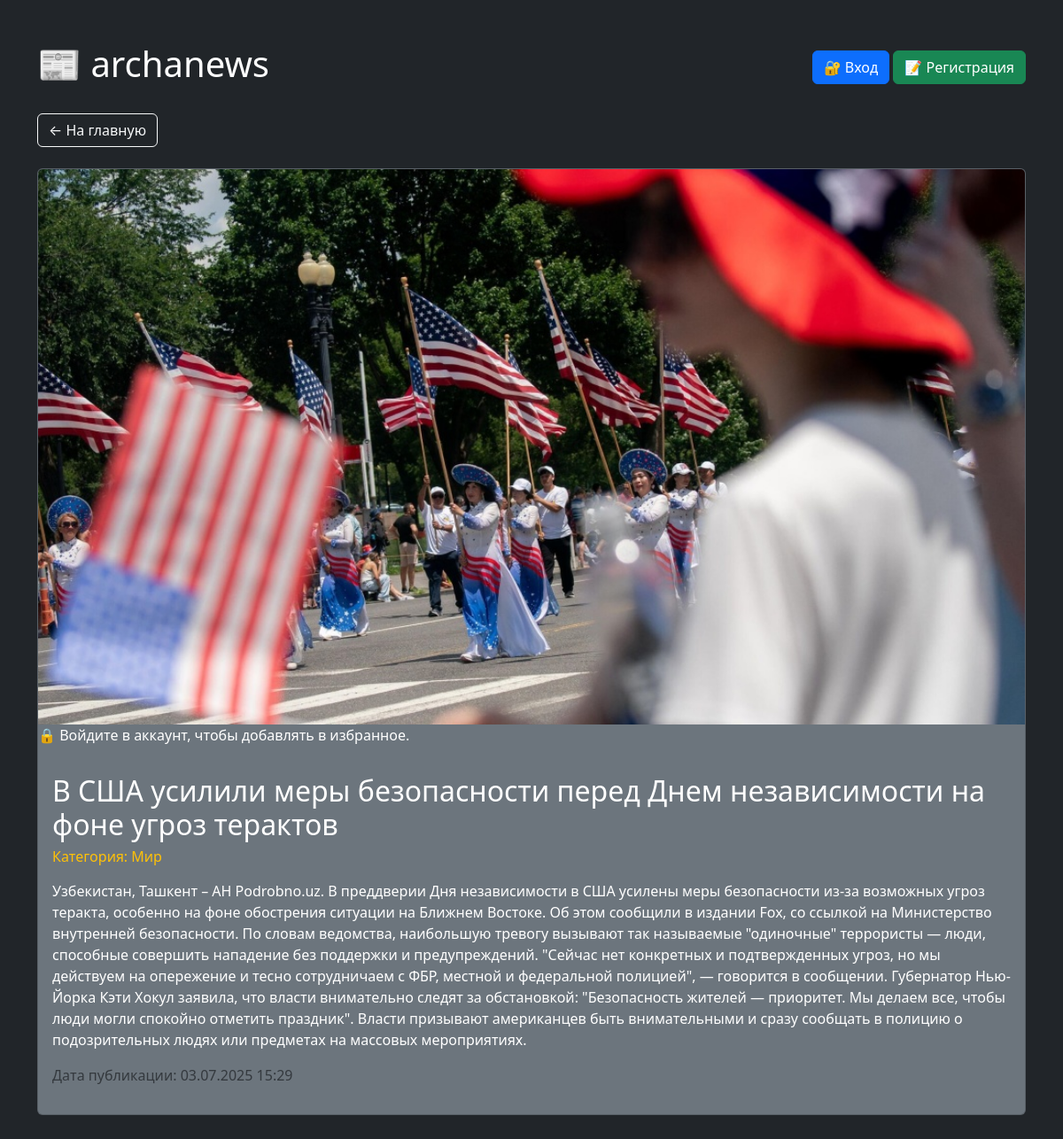
/news/6/, run on the app's committed database.
### index/models.py (models this page shows, shortened)
class News(models.Model):
    class Meta:
        verbose_name_plural = 'Новости'
    name = models.CharField(max_length=128)
    text = models.TextField()
    news_photo = models.ImageField(upload_to='media', null=True, blank=True)
    news_category = models.ForeignKey(NewsCategory,
                                 on_delete=models.CASCADE)
    added_date = models.DateTimeField(auto_now_add=True)

class NewsCategory(models.Model):
    class Meta:
        verbose_name_plural = 'Категории новостей'
    category_name = models.CharField(max_length= 16)
    added_date = models.DateTimeField(auto_now_add =True)

### index/views.py (the view)
# urls.py: path('news/<int:pk>/', views.news_page, name='news_page'),
def news_page(request, pk):
    news = News.objects.get(id=pk)
    is_favorite = False
    if request.user.is_authenticated:
        is_favorite = news.favorite_set.filter(user=request.user).exists()
    context = {
        'news': news,
        'is_favorite': is_favorite
    }
    return render(request, 'news.html', context)

### index/templates/news.html (shortened to what this page needs)
<!DOCTYPE html>
<html lang="ru">
<head>
    <link rel="stylesheet" href="https://cdn.jsdelivr.net/npm/bootstrap@5.3.3/dist/css/bootstrap.min.css">
</head>
<body class="bg-dark text-white">
<div class="container py-5">
    <div class="d-flex justify-content-between align-items-center mb-4">
        <h1>📰 archanews</h1>
        <div>
            {% if user.is_authenticated %}
            <a href="{% url 'favorites_list' %}" class="btn btn-warning">⭐️ Избранное</a>
            <a href="/logout"><button type="submit" class="btn btn-danger">🔓 Выход</button></a>
            {% else %}
            <a href="/accounts/login" class="btn btn-primary">🔐 Вход</a>
            <a href="/register" class="btn btn-success">📝 Регистрация</a>
            {% endif %}
        </div>
    </div>
    <a href="/" class="btn btn-outline-light mb-4">← На главную</a>
    <div class="card bg-secondary text-white">
        {% if news.news_photo %}
        <img src="{{ news.news_photo.url }}" class="card-img-top" alt="Фото новости" style="width: 50%, height:200 px; object-fit: cover;">
        {% endif %}
            {% if user.is_authenticated %}
                {% if is_favorite %}
                    <p>✅ Добавлено в избранное</p>
                {% else %}
                <form method="POST" action="{% url 'add_favorite' news.id %}">
                {% csrf_token %}
                    <button type="submit" class="btn btn-warning">Добавить в избранное</button>
                </form>
                {% endif %}
            {% else %}
                <p>🔒 Войдите в аккаунт, чтобы добавлять в избранное.</p>
            {% endif %}
        <div class="card-body">
            <h2 class="card-title">{{ news.name }}</h2>
            <h6 class="text-warning mb-3">
                Категория: {{ news.news_category.category_name }}
            </h6>
            <p class="card-text">{{ news.text }}</p>
            <p class="text-muted">
                Дата публикации: {{ news.added_date|date:"d.m.Y H:i" }}
            </p>
        </div>
    </div>
</div>
</body>
</html>

### data on the page
News: news_photo (picture), name "В США усилили меры безопасности перед Днем независимости на фоне угроз терактов", news_category.category_name "Мир", text "Узбекистан, Ташкент – АН Podrobno.uz. В преддверии Дня независимости в США усилены меры безопасности из-за возможных угроз теракта, особенно на фоне обострения ситуации на Ближнем Востоке. Об этом сообщили в издании Fox, со ссылкой на Министерство внутренней безопасности. По словам ведомства, наибольшую тревогу вызывают так называемые \"одиночные\" террористы — люди, способные совершить нападение без поддержки и предупреждений. \"Сейчас нет конкретных и подтвержденных угроз, но мы действуем на опережение и тесно сотрудничаем с ФБР, местной и федеральной полицией\", — говорится в сообщении. Губернатор Нью-Йорка Кэти Хокул заявила, что власти внимательно следят за обстановкой: \"Безопасность…", added_date "03.07.2025 15:29"
